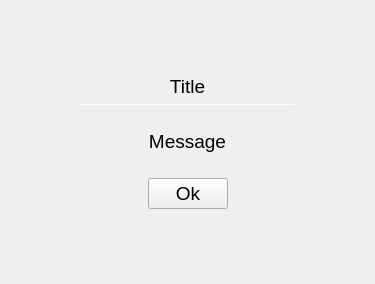
<?xml version="1.0" encoding="UTF-8"?>
<ui version="4.0">
 <class>MessageOverlay</class>
 <widget class="QWidget" name="MessageOverlay">
  <property name="geometry">
   <rect>
    <x>0</x>
    <y>0</y>
    <width>375</width>
    <height>284</height>
   </rect>
  </property>
  <property name="windowTitle">
   <string>Form</string>
  </property>
  <layout class="QVBoxLayout" name="verticalLayout">
   <property name="leftMargin">
    <number>10</number>
   </property>
   <property name="topMargin">
    <number>10</number>
   </property>
   <property name="rightMargin">
    <number>10</number>
   </property>
   <property name="bottomMargin">
    <number>10</number>
   </property>
   <item>
    <widget class="QWidget" name="outerWidget" native="true">
     <layout class="QVBoxLayout" name="verticalLayout_3">
      <property name="leftMargin">
       <number>60</number>
      </property>
      <property name="topMargin">
       <number>60</number>
      </property>
      <property name="rightMargin">
       <number>60</number>
      </property>
      <property name="bottomMargin">
       <number>60</number>
      </property>
      <item>
       <widget class="QWidget" name="messageWidget" native="true">
        <layout class="QVBoxLayout" name="verticalLayout_2">
         <property name="leftMargin">
          <number>10</number>
         </property>
         <property name="topMargin">
          <number>5</number>
         </property>
         <property name="rightMargin">
          <number>10</number>
         </property>
         <property name="bottomMargin">
          <number>5</number>
         </property>
         <item>
          <widget class="QLabel" name="titleLabel">
           <property name="font">
            <font>
             <pointsize>14</pointsize>
            </font>
           </property>
           <property name="text">
            <string>Title</string>
           </property>
           <property name="alignment">
            <set>Qt::AlignCenter</set>
           </property>
          </widget>
         </item>
         <item>
          <widget class="Line" name="messageLine">
           <property name="maximumSize">
            <size>
             <width>16777215</width>
             <height>1</height>
            </size>
           </property>
           <property name="orientation">
            <enum>Qt::Horizontal</enum>
           </property>
          </widget>
         </item>
         <item>
          <widget class="QLabel" name="messageLabel">
           <property name="sizePolicy">
            <sizepolicy hsizetype="Preferred" vsizetype="Expanding">
             <horstretch>0</horstretch>
             <verstretch>0</verstretch>
            </sizepolicy>
           </property>
           <property name="font">
            <font>
             <pointsize>14</pointsize>
            </font>
           </property>
           <property name="text">
            <string>Message</string>
           </property>
           <property name="alignment">
            <set>Qt::AlignCenter</set>
           </property>
           <property name="wordWrap">
            <bool>true</bool>
           </property>
          </widget>
         </item>
         <item>
          <layout class="QHBoxLayout" name="horizontalLayout">
           <item>
            <spacer name="horizontalSpacer">
             <property name="orientation">
              <enum>Qt::Horizontal</enum>
             </property>
             <property name="sizeHint" stdset="0">
              <size>
               <width>40</width>
               <height>20</height>
              </size>
             </property>
            </spacer>
           </item>
           <item>
            <widget class="QPushButton" name="okButton">
             <property name="font">
              <font>
               <pointsize>14</pointsize>
              </font>
             </property>
             <property name="text">
              <string>Ok</string>
             </property>
            </widget>
           </item>
           <item>
            <spacer name="horizontalSpacer_2">
             <property name="orientation">
              <enum>Qt::Horizontal</enum>
             </property>
             <property name="sizeHint" stdset="0">
              <size>
               <width>40</width>
               <height>20</height>
              </size>
             </property>
            </spacer>
           </item>
          </layout>
         </item>
        </layout>
       </widget>
      </item>
     </layout>
    </widget>
   </item>
  </layout>
 </widget>
 <resources/>
 <connections/>
</ui>
